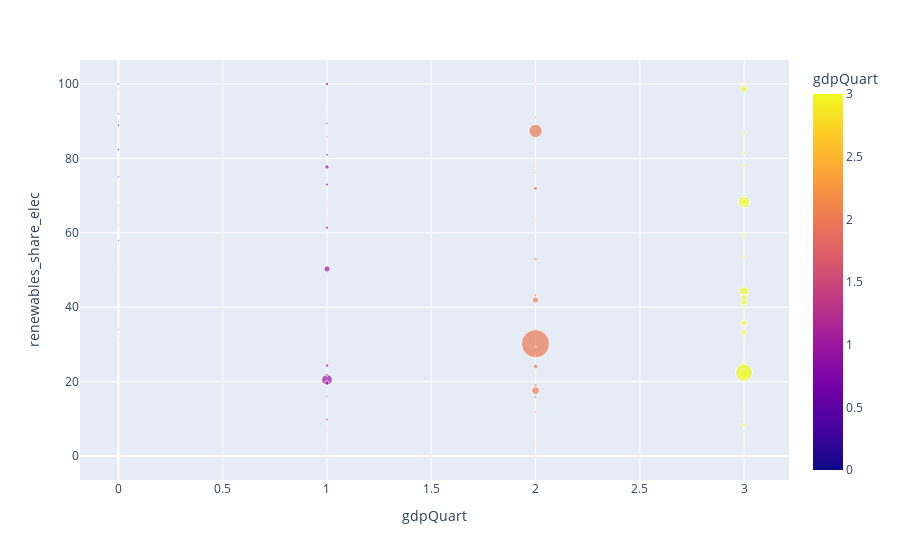

This figure's notebook cell:
### Code cell
fig = px.scatter(filteredDF2, x='gdpQuart', y='renewables_share_elec', color='gdpQuart', size='renewables_electricity')
fig.show()

### Figure 1 — Plotly figure (JSON) as saved in the notebook; plotly's stock layout.template omitted (floating-point values rounded to 4 significant figures; data arrays with more than 128 entries replaced by an {"elided": "..."} marker saying what was removed)
{"data": [{"hovertemplate": "gdpQuart=%{marker.color}<br>renewables_share_elec=%{y}<br>renewables_electricity=%{marker.size}<extra></extra>", "legendgroup": "", "marker": {"color": {"elided": "165 int values"}, "coloraxis": "coloraxis", "size": {"elided": "165 float values"}, "sizemode": "area", "sizeref": 6.675, "symbol": "circle"}, "mode": "markers", "name": "", "orientation": "v", "showlegend": false, "type": "scatter", "x": {"elided": "165 int values"}, "xaxis": "x", "y": {"elided": "165 float values"}, "yaxis": "y"}], "layout": {"coloraxis": {"colorbar": {"title": {"text": "gdpQuart"}}, "colorscale": [[0, "#0d0887"], [0.1111, "#46039f"], [0.2222, "#7201a8"], [0.3333, "#9c179e"], [0.4444, "#bd3786"], [0.5556, "#d8576b"], [0.6667, "#ed7953"], [0.7778, "#fb9f3a"], [0.8889, "#fdca26"], [1, "#f0f921"]]}, "legend": {"itemsizing": "constant", "tracegroupgap": 0}, "margin": {"t": 60}, "xaxis": {"anchor": "y", "domain": [0, 1], "title": {"text": "gdpQuart"}}, "yaxis": {"anchor": "x", "domain": [0, 1], "title": {"text": "renewables_share_elec"}}}}
